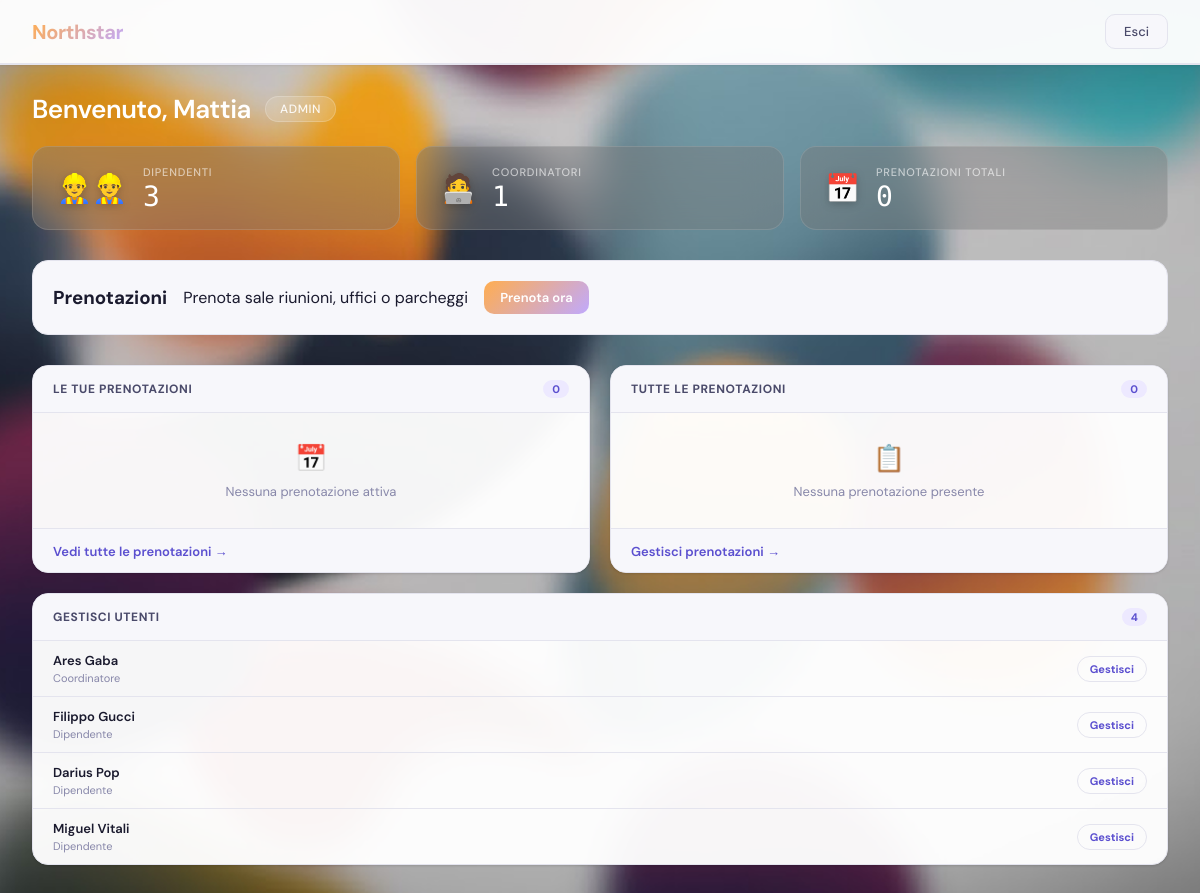
/public/admin/dashboard/index.php (signed in), run on an earlier commit of the app's database.
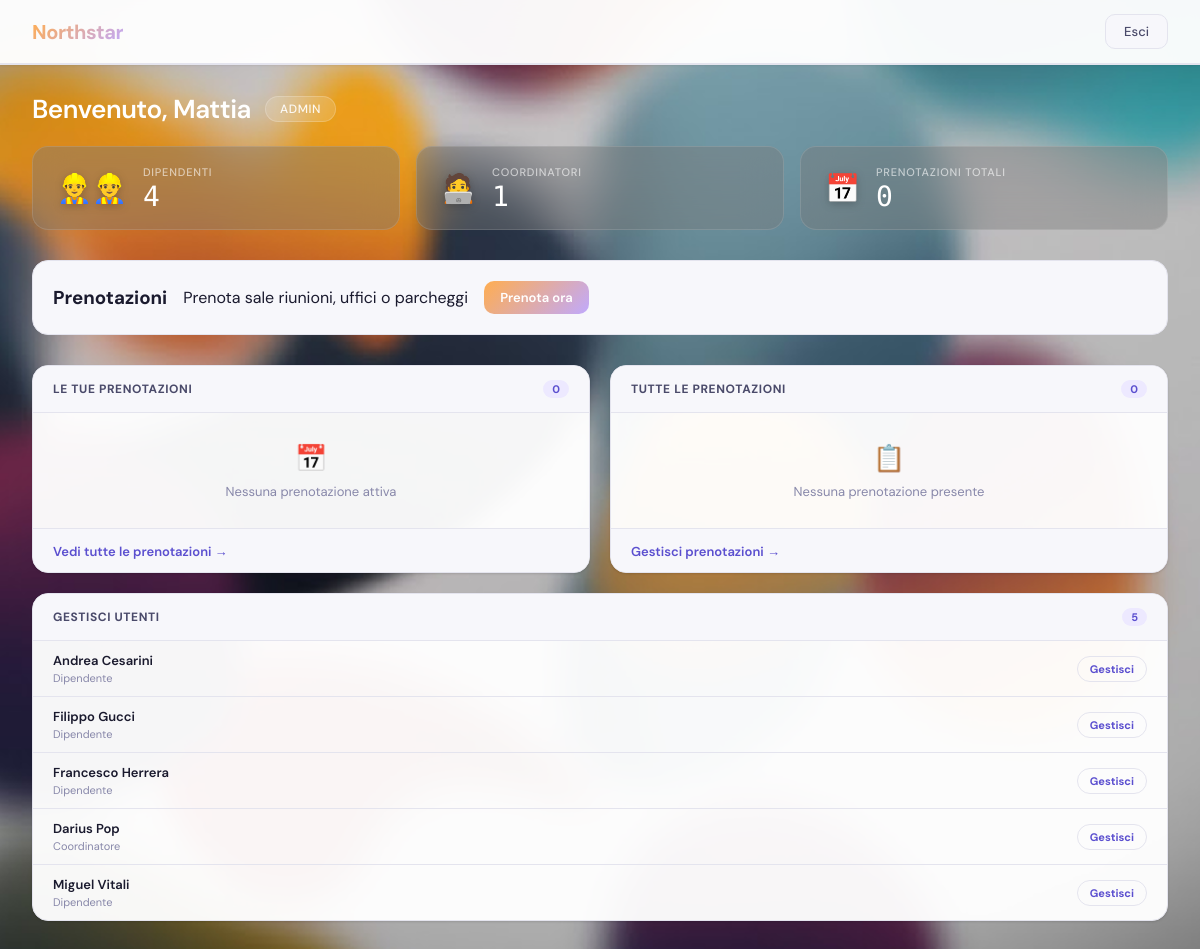
And on a later commit of the database.
### tables this page shows
CREATE TABLE `utenti` (
  `id_utente` int(11) NOT NULL,
  `nome` varchar(50) NOT NULL,
  `cognome` varchar(50) NOT NULL,
  `username` varchar(100) NOT NULL,
  `password` varchar(255) NOT NULL,
  `id_ruolo` int(11) NOT NULL,
  `id_coordinatore` int(11) DEFAULT NULL
);

CREATE TABLE `ruoli` (
  `id_ruolo` int(11) NOT NULL,
  `nome_ruolo` varchar(20) NOT NULL
);

### public/admin/dashboard/index.php (the view, shortened to what the changed rows need)
<?php
require_once __DIR__ . "/../../../config/config.php";
$id_utente = (int)$_SESSION['id_utente'];
$stmt = $conn->prepare(
    "SELECT u.nome, u.cognome, r.nome_ruolo AS ruolo
     FROM utenti u
     LEFT JOIN ruoli r ON u.id_ruolo = r.id_ruolo
     WHERE u.id_utente = ? LIMIT 1"
);
$stmt->bind_param("i", $id_utente);
$stmt->execute();
$userInfo = $stmt->get_result()->fetch_assoc();
$analytics = ['dipendenti' => 0, 'coordinatori' => 0, 'prenotazioni_totali' => 0];
$res = $conn->query("SELECT COUNT(*) AS c FROM utenti u JOIN ruoli r ON u.id_ruolo = r.id_ruolo WHERE r.nome_ruolo = 'Dipendente'");
if ($res) $analytics['dipendenti'] = $res->fetch_assoc()['c'];
$res = $conn->query("SELECT COUNT(*) AS c FROM utenti u JOIN ruoli r ON u.id_ruolo = r.id_ruolo WHERE r.nome_ruolo = 'Coordinatore'");
if ($res) $analytics['coordinatori'] = $res->fetch_assoc()['c'];
$res = $conn->query("SELECT COUNT(*) AS c FROM prenotazioni");
if ($res) $analytics['prenotazioni_totali'] = $res->fetch_assoc()['c'];
$employees = [];
$result = $conn->query(
    "SELECT u.id_utente, u.nome, u.cognome, r.nome_ruolo AS ruolo
     FROM utenti u
     JOIN ruoli r ON u.id_ruolo = r.id_ruolo
     WHERE r.nome_ruolo IN ('Dipendente', 'Coordinatore')
     ORDER BY u.cognome, u.nome"
);
if ($result) while ($row = $result->fetch_assoc()) $employees[] = $row;
?>
<!DOCTYPE html>
<html lang="it">
<head>
    <link rel="stylesheet" href="./dashboard.css">
</head>
<body>
<header class="header">
    <div class="header-left"><h1>Northstar</h1></div>
</header>
<div class="welcome-section">
    <h2>Benvenuto, <?= htmlspecialchars($userInfo['nome']) ?></h2>
</div>
<div class="analytics-container">
    <div class="analytics-card">
        <div class="analytics-content">
            <h3>Dipendenti</h3>
            <p class="analytics-number"><?= $analytics['dipendenti'] ?></p>
        </div>
    </div>
</div>
<div class="dashboard-container">
    <div class="bookings-section">
        <div class="co-panels-grid">
            <div class="co-panel">
                <div class="co-panel-head">
                    <span class="co-panel-title">Gestisci Utenti</span>
                    <?php if (!empty($employees)): ?>
                    <span class="co-panel-badge"><?= count($employees) ?></span>
                    <?php endif; ?>
                </div>
                <div class="co-panel-body">
                    <?php if (empty($employees)): ?>
                        <div class="co-empty"><span class="co-empty-icon">👤</span>Nessun utente presente</div>
                    <?php else: ?>
                        <div class="co-employee-list">
                            <?php foreach ($employees as $emp): ?>
                            <div class="co-employee-item">
                                <div class="co-employee-info">
                                    <div class="co-employee-name"><?= htmlspecialchars($emp['nome'] . ' ' . $emp['cognome']) ?></div>
                                    <div class="co-employee-sub"><?= htmlspecialchars($emp['ruolo']) ?></div>
                                </div>
                                <button class="co-employee-btn"
                                        onclick="location.href='../utenti/index.php?id=<?= $emp['id_utente'] ?>'">
                                    Gestisci
                                </button>
                            </div>
                            <?php endforeach; ?>
                        </div>
                    <?php endif; ?>
                </div>
            </div>
        </div>
    </div>
</div>
</body>
</html>

What changed in the data, as far as the page shows it:
removed utenti: nome+cognome "Ares Gaba", id_ruolo.nome_ruolo "Coordinatore"
added utenti: nome+cognome "Andrea Cesarini", id_ruolo.nome_ruolo "Dipendente"
added utenti: nome+cognome "Francesco Herrera", id_ruolo.nome_ruolo "Dipendente"
changed utenti "Darius Pop": id_ruolo.nome_ruolo "Dipendente" → "Coordinatore"
Also different on the page:
$analytics['dipendenti']: "3" → "4"
count($employees): "4" → "5"
